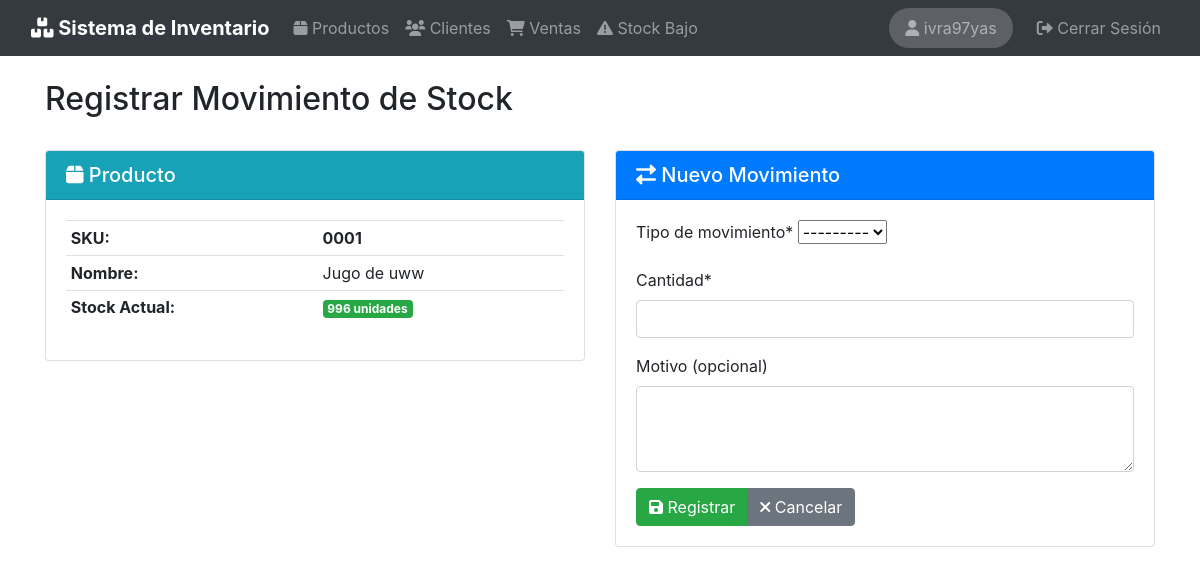
Page /productos/1/movimiento/ (signed in) on the committed database.
### productos/models.py (models this page shows, shortened)
class Producto(models.Model):
    sku = models.CharField("SKU", max_length=50, unique=True, help_text="Código de identificación único")
    nombre = models.CharField("Nombre", max_length=50)
    descripcion = models.CharField("Descripcion", max_length=200)
    precio = models.DecimalField("Precio", max_digits=10, decimal_places=2)
    stock = models.IntegerField(default=0)
    stock_minimo = models.IntegerField(default=5, verbose_name="Stock Minimo")
    imagen = models.ImageField(
        "Imagen",
        upload_to=get_image_path,
        validators=[validate_image_size],
        blank=True,
        null=True,
        help_text="Formatos permitidos: jpg, png, gif. Tamaño maximo: 5MB"
    )
    fecha_creacion = models.DateTimeField("Fecha de creacion", auto_now_add=True)
    fecha_actualizacion = models.DateTimeField("Fecha de creacion", auto_now=True)
    class Meta:
        verbose_name = 'Producto'
        verbose_name_plural = 'Productos'
        ordering = ['nombre']
    @property
    def necesita_reposicion(self):
        return self.stock < self.stock_minimo

### productos/views.py (the view, shortened to what this page needs)
# urls.py: path('<int:pk>/movimiento/', views.MovimientoStockCreateView.as_view(), name='movimiento_create'),
class MovimientoStockCreateView(LoginRequiredMixin, CreateView):
    model = MovimientoStock
    template_name = "productos/movimiento_form.html"
    form_class = MovimientoStockForm
    def get_form_kwargs(self):
        kwargs = super().get_form_kwargs()
        kwargs["producto"] = get_object_or_404(Producto, pk=self.kwargs["pk"])
        return kwargs
    def get_context_data(self, **kwargs):
        context = super().get_context_data(**kwargs)
        context["producto"] = get_object_or_404(Producto, pk=self.kwargs["pk"])
        return context

### templates/productos/movimiento_form.html (shortened to what this page needs)
{% extends 'base.html' %}
{% load bootstrap4 %}
{% load crispy_forms_tags %}
{% block header %}Registrar Movimiento de Stock{% endblock %}
{% block content %}
<div class="row">
    <div class="col-md-6">
        <div class="card mb-3">
            <div class="card-header bg-info text-white">
                <h5 class="mb-0"><i class="fas fa-box"></i> Producto</h5>
            </div>
            <div class="card-body">
                <table class="table table-sm">
                    <tr>
                        <th>SKU:</th>
                        <td><strong>{{ producto.sku }}</strong></td>
                    </tr>
                    <tr>
                        <th>Nombre:</th>
                        <td>{{ producto.nombre }}</td>
                    </tr>
                    <tr>
                        <th>Stock Actual:</th>
                        <td>
                            <span class="badge badge-{% if producto.necesita_reposicion %}warning{% else %}success{% endif %}">
                                {{ producto.stock }} unidades
                            </span>
                        </td>
                    </tr>
                </table>
            </div>
        </div>
    </div>
    <div class="col-md-6">
        <div class="card">
            <div class="card-header bg-primary text-white">
                <h5 class="mb-0"><i class="fas fa-exchange-alt"></i> Nuevo Movimiento</h5>
            </div>
            <div class="card-body">
                <form method="post">
                    {{ form|crispy }}
                    <div class="btn-group">
                        <button type="submit" class="btn btn-success">
                            <i class="fas fa-save"></i> Registrar
                        </button>
                        <a href="{% url 'productos:producto_detail' producto.pk %}" class="btn btn-secondary">
                            <i class="fas fa-times"></i> Cancelar
                        </a>
                    </div>
                </form>
            </div>
        </div>
    </div>
</div>
{% endblock %}

### templates/base.html (shortened to what this page needs)
{% load bootstrap4 %}
{% load static %}
<!DOCTYPE html>
<html lang="es">
<head>
    {% bootstrap_css %}
    <link rel="stylesheet" href="https://cdnjs.cloudflare.com/ajax/libs/font-awesome/6.0.0/css/all.min.css">
</head>
<body>
    <nav class="navbar navbar-expand-lg navbar-dark bg-dark">
        <div class="container-fluid">
            <a class="navbar-brand" href="{% url 'productos:producto_list' %}">
                <i class="fas fa-boxes"></i> Sistema de Inventario
            </a>
            <div class="collapse navbar-collapse" id="navbarNav">
                <ul class="navbar-nav mr-auto">
                    <li class="nav-item">
                        <a class="nav-link" href="{% url 'productos:producto_list' %}">
                            <i class="fas fa-box"></i> Productos
                        </a>
                    </li>
                    <li class="nav-item">
                        <a class="nav-link" href="{% url 'clientes:cliente_list' %}">
                            <i class="fas fa-users"></i> Clientes
                        </a>
                    </li>
                    <li class="nav-item">
                        <a class="nav-link" href="{% url 'ventas:venta_list' %}">
                            <i class="fas fa-shopping-cart"></i> Ventas
                        </a>
                    </li>
                    <li class="nav-item">
                        <a class="nav-link" href="{% url 'productos:stock_bajo_list' %}">
                            <i class="fas fa-exclamation-triangle"></i> Stock Bajo
                        </a>
                    </li>
                </ul>
                <ul class="navbar-nav ml-auto">
                    {% if user.is_authenticated %}
                    <li class="nav-item">
                        <span class="navbar-text user-badge mr-3">
                            <i class="fas fa-user"></i> {{ user.username }}
                        </span>
                    </li>
                    <li class="nav-item">
                        <a class="nav-link" href="{% url 'account_logout' %}">
                            <i class="fas fa-sign-out-alt"></i> Cerrar Sesión
                        </a>
                    </li>
                    {% else %}
                    <li class="nav-item">
                        <a class="nav-link" href="{% url 'account_login' %}">
                            <i class="fas fa-sign-in-alt"></i> Iniciar Sesión
                        </a>
                    </li>
                    {% endif %}
                </ul>
            </div>
        </div>
    </nav>
    <div class="container mt-4">
        {% block page_header %}
        <div class="d-flex justify-content-between align-items-center mb-4">
            <h2>{% block header %}{% endblock %}</h2>
        </div>
        {% endblock %}
        {% block content %}
        {% endblock %}
    </div>
</body>
</html>

### templates/base.html (style rules this page uses)
.navbar-brand { font-weight: bold; }
.user-badge { background-color: rgba(255, 255, 255, 0.2); padding: 0.5rem 1rem; border-radius: 20px; }

### rows in the picture
Producto: sku "0001", nombre "Jugo de uww", stock "996"

### other values in the picture
{{ user.username }} "ivra97yas"
